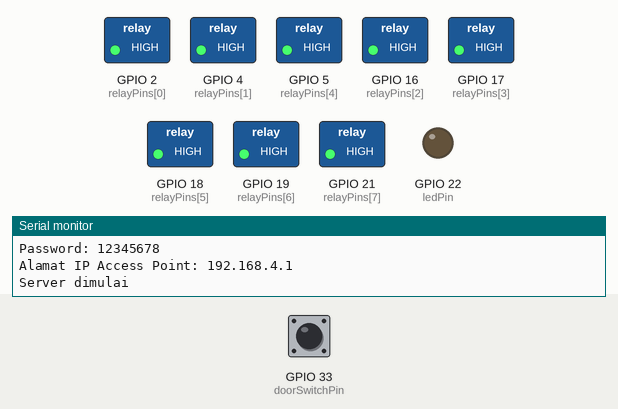
The sketch below on a simulated ESP32. Parts: switched loads named in the sketch (green lamp = pin HIGH), output pins drawn as LEDs (lit = HIGH), the last lines printed to the serial monitor. Inputs (shaded band) come from the test bench; at power-on: GPIO 33 (doorSwitchPin) HIGH.

Above: at 1.2 s.
1.3 s: GPIO 33 (doorSwitchPin) pulled LOW for 0.15 s
At 2.8 s:
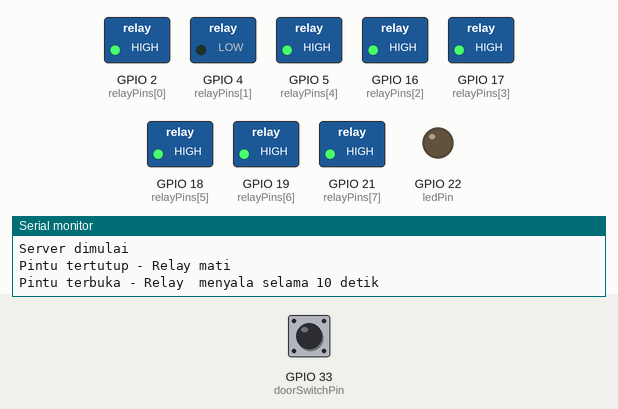
Timing chart, 0 to 12.9 s (numbered marks = the images above; inputs shaded):
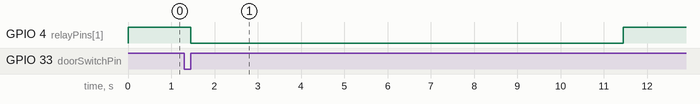

The sketch:

esp32.ino
```cpp
#include <WiFi.h>
#include <WebServer.h>

// Konfigurasi nama Wi-Fi dan password untuk Access Point
const char* ssid = "ESP32_AP";      // Nama Wi-Fi
const char* password = "12345678";  // Password Wi-Fi

// Web server di port 80
WebServer server(80);

// Pin modul relay
const int relayPins[] = {2, 4, 16, 17, 5, 18, 19, 21}; // Pin GPIO untuk IN1-IN8
bool relayStatus[8] = {false, false, false, false, false, false, false, false}; // Status setiap relay

// Pin untuk MC-38 Magnetic Door Switch dan LED
const int doorSwitchPin = 33; // Pin untuk MC-38 Magnetic Door Switch
const int ledPin = 22;        // Pin LED tambahan untuk MC-38
int previousState = HIGH;     // Menyimpan status sebelumnya

// Fungsi untuk menangani halaman utama
void handleRoot() {
  String html = "<h1>Kontrol Relay 8-Channel</h1>";
  for (int i = 0; i < 8; i++) {
    html += "<p>Relay " + String(i + 1) + ": " + (relayStatus[i] ? "Nyala" : "Mati") + "</p>";
    html += "<button onclick=\"location.href='/toggle?relay=" + String(i) + "'\">Toggle Relay " + String(i + 1) + "</button><br>";
  }
  server.send(200, "text/html", html);
}

// Fungsi untuk toggle relay
void handleToggle() {
  if (server.hasArg("relay")) {
    int relayIndex = server.arg("relay").toInt();
    if (relayIndex >= 0 && relayIndex < 8) {
      relayStatus[relayIndex] = !relayStatus[relayIndex]; // Toggle status
      digitalWrite(relayPins[relayIndex], relayStatus[relayIndex] ? LOW : HIGH); // Relay aktif LOW
    }
  }
  server.sendHeader("Location", "/"); // Redirect ke halaman utama
  server.send(303); // Status HTTP untuk redirect
}

void setup() {
  // Serial Monitor untuk debugging
  Serial.begin(115200);

  // Menyiapkan pin relay sebagai output dan mematikannya di awal
  for (int i = 0; i < 8; i++) {
    pinMode(relayPins[i], OUTPUT);
    digitalWrite(relayPins[i], HIGH); // Relay aktif LOW, jadi default HIGH (mati)
  }

  // Konfigurasi pin untuk MC-38 dan LED
  pinMode(doorSwitchPin, INPUT_PULLUP); // Door switch aktif LOW
  pinMode(ledPin, OUTPUT);
  digitalWrite(ledPin, LOW); // Pastikan LED mati saat awal

  // Menyiapkan ESP32 sebagai Access Point
  WiFi.softAP(ssid, password);
  Serial.println("Access Point dimulai");
  Serial.print("Nama Wi-Fi: ");
  Serial.println(ssid);
  Serial.print("Password: ");
  Serial.println(password);

  // Tampilkan alamat IP Access Point
  IPAddress IP = WiFi.softAPIP();
  Serial.print("Alamat IP Access Point: ");
  Serial.println(IP);

  // Konfigurasi server
  server.on("/", handleRoot);  // Halaman utama
  server.on("/toggle", handleToggle); // Toggle relay
  server.begin();                      // Mulai server
  Serial.println("Server dimulai");
}

void loop() {
  server.handleClient(); // Menangani permintaan dari klien

  // Logika MC-38 Magnetic Door Switch
  int currentState = digitalRead(doorSwitchPin); // Membaca status pintu

  if (currentState != previousState) { // Jika status pintu berubah
    previousState = currentState; // Perbarui status sebelumnya

    if (currentState == HIGH) { // Pintu terbuka
      Serial.println("Pintu terbuka - Relay  menyala selama 10 detik");
//      digitalWrite(ledPin, HIGH); // Nyalakan LED
      pinMode(relayPins[1], OUTPUT);
    digitalWrite(relayPins[1], LOW);
      delay(10000);               // Tunggu 10 detik
//      digitalWrite(ledPin, LOW);  // Matikan LED
      pinMode(relayPins[1], OUTPUT);
    digitalWrite(relayPins[1], HIGH);
      Serial.println("Relay  mati setelah 10 detik");
    } else { // Pintu tertutup
      Serial.println("Pintu tertutup - Relay mati");
//      digitalWrite(ledPin, LOW); // Pastikan LED tetap mati
      pinMode(relayPins[1], OUTPUT);
    digitalWrite(relayPins[1], HIGH);
    }
  }
}
```

Measured:
- after the input at 1.3 s, GPIO 4 (relayPins[1]): HIGH → LOW after 0.15 s, → HIGH 10.0 s later
